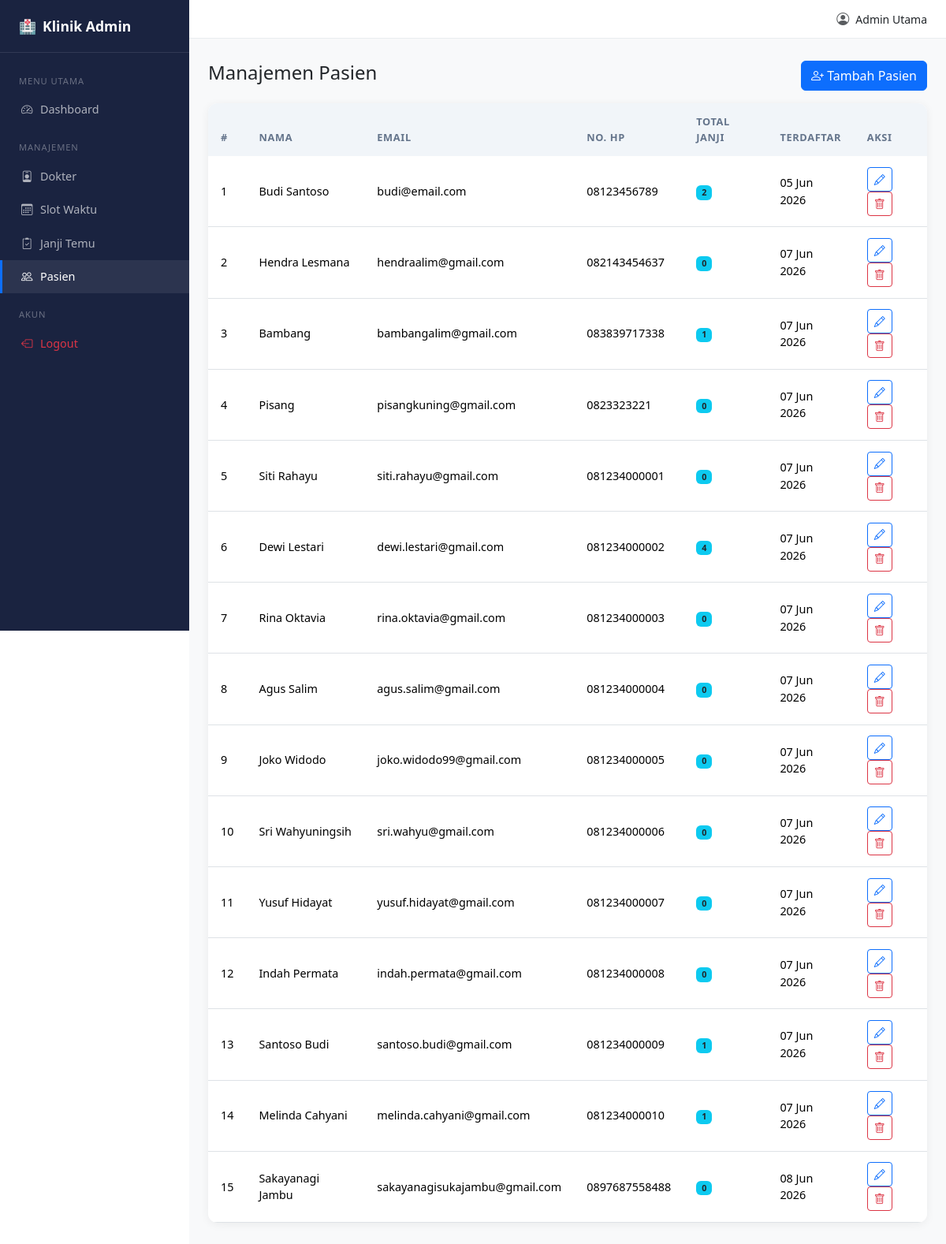
Page /admin/patients.php (signed in) on the committed database.
### tables this page shows
CREATE TABLE `patients` (
  `id` int(10) UNSIGNED NOT NULL,
  `full_name` varchar(100) NOT NULL,
  `email` varchar(150) NOT NULL,
  `phone` varchar(20) DEFAULT NULL,
  `password_hash` varchar(255) NOT NULL,
  `created_at` datetime NOT NULL DEFAULT current_timestamp(),
  `updated_at` datetime NOT NULL DEFAULT current_timestamp() ON UPDATE current_timestamp(),
  `reset_token` varchar(64) DEFAULT NULL,
  `reset_expires` datetime DEFAULT NULL
);

### admin/patients.php (the view, shortened to what this page needs)
<?php
require_once '../config/config.php';
require_once '../includes/layout_admin.php';
$patients = $pdo->query(
    "SELECT p.*, COUNT(a.id) AS total_appointments
     FROM patients p
     LEFT JOIN appointments a ON a.patient_id = p.id
     GROUP BY p.id
     ORDER BY p.created_at ASC"
)->fetchAll();
?>
<div class="d-flex justify-content-between align-items-center mb-3">
    <h4>Manajemen Pasien</h4>
    <button class="btn btn-primary" data-bs-toggle="modal" data-bs-target="#addModal">
        <i class="bi bi-person-plus"></i> Tambah Pasien
    </button>
</div>
<div class="card table-card">
  <div class="table-responsive">
    <table class="table table-hover">
      <thead>
        <tr><th>#</th><th>Nama</th><th>Email</th><th>No. HP</th><th>Total Janji</th><th>Terdaftar</th><th>Aksi</th></tr>
      </thead>
      <tbody>
      <?php foreach ($patients as $p): ?>
      <tr>
        <td><?= $p['id'] ?></td>
        <td><?= htmlspecialchars($p['full_name']) ?></td>
        <td><?= htmlspecialchars($p['email']) ?></td>
        <td><?= htmlspecialchars($p['phone'] ?? '-') ?></td>
        <td><span class="badge bg-info text-dark"><?= $p['total_appointments'] ?></span></td>
        <td><?= date('d M Y', strtotime($p['created_at'])) ?></td>
        <td>
            <button class="btn btn-sm btn-outline-primary" data-bs-toggle="modal" data-bs-target="#editModal"
                    onclick="fillEditForm(<?= $p['id'] ?>, '<?= addslashes($p['full_name']) ?>', '<?= addslashes($p['email']) ?>', '<?= addslashes($p['phone'] ?? '') ?>')">
                <i class="bi bi-pencil"></i>
            </button>
            <a href="?action=delete&id=<?= $p['id'] ?>" class="btn btn-sm btn-outline-danger"
               onclick="return confirm('Yakin ingin menghapus pasien <?= htmlspecialchars($p['full_name']) ?>? Data janji temu juga akan terpengaruh.')">
                <i class="bi bi-trash"></i>
            </a>
         </td>
      </tr>
      <?php endforeach; ?>
      </tbody>
    </table>
  </div>
</div>
<?php require_once '../includes/layout_admin_end.php'; ?>

### src/css/style.css (style rules this page uses)
:root { --brand-primary: #0d6efd; --brand-dark: #0a4fa8; --sidebar-bg: #1a2340; --sidebar-width: 240px; }
.table-card { border: none; border-radius: .75rem; box-shadow: 0 2px 12px rgba(0,0,0,.06); overflow: hidden; }
.table-card .table { margin-bottom: 0; }
.table-card .table thead th { background: #f1f5f9; font-size: .8rem; text-transform: uppercase; letter-spacing: .05em; color: #64748b; border-bottom: none; padding: .9rem 1rem; }
.table-card .table tbody td { padding: .85rem 1rem; vertical-align: middle; font-size: .9rem; }

### rows in the picture
patients: id "1", full_name "Budi Santoso", email "budi@email.com", phone "08123456789", total_appointments "2", created_at "05 Jun 2026"
patients: id "2", full_name "Hendra Lesmana", email "hendraalim@gmail.com", phone "082143454637", total_appointments "0", created_at "07 Jun 2026"
patients: id "3", full_name "Bambang", email "bambangalim@gmail.com", phone "083839717338", total_appointments "1", created_at "07 Jun 2026"
patients: id "4", full_name "Pisang", email "pisangkuning@gmail.com", phone "0823323221", total_appointments "0", created_at "07 Jun 2026"
patients: id "5", full_name "Siti Rahayu", email "siti.rahayu@gmail.com", phone "081234000001", total_appointments "0", created_at "07 Jun 2026"
patients: id "6", full_name "Dewi Lestari", email "dewi.lestari@gmail.com", phone "081234000002", total_appointments "4", created_at "07 Jun 2026"
patients: id "7", full_name "Rina Oktavia", email "rina.oktavia@gmail.com", phone "081234000003", total_appointments "0", created_at "07 Jun 2026"
patients: id "8", full_name "Agus Salim", email "agus.salim@gmail.com", phone "081234000004", total_appointments "0", created_at "07 Jun 2026"
patients: id "9", full_name "Joko Widodo", email "joko.widodo99@gmail.com", phone "081234000005", total_appointments "0", created_at "07 Jun 2026"
patients: id "10", full_name "Sri Wahyuningsih", email "sri.wahyu@gmail.com", phone "081234000006", total_appointments "0", created_at "07 Jun 2026"
patients: id "11", full_name "Yusuf Hidayat", email "yusuf.hidayat@gmail.com", phone "081234000007", total_appointments "0", created_at "07 Jun 2026"
patients: id "12", full_name "Indah Permata", email "indah.permata@gmail.com", phone "081234000008", total_appointments "0", created_at "07 Jun 2026"
patients: id "13", full_name "Santoso Budi", email "santoso.budi@gmail.com", phone "081234000009", total_appointments "1", created_at "07 Jun 2026"
patients: id "14", full_name "Melinda Cahyani", email "melinda.cahyani@gmail.com", phone "081234000010", total_appointments "1", created_at "07 Jun 2026"
patients: id "15", full_name "Sakayanagi Jambu", email "sakayanagisukajambu@gmail.com", phone "0897687558488", total_appointments "0", created_at "08 Jun 2026"

### other values in the picture
$_SESSION['full_name'] "Admin Utama"
